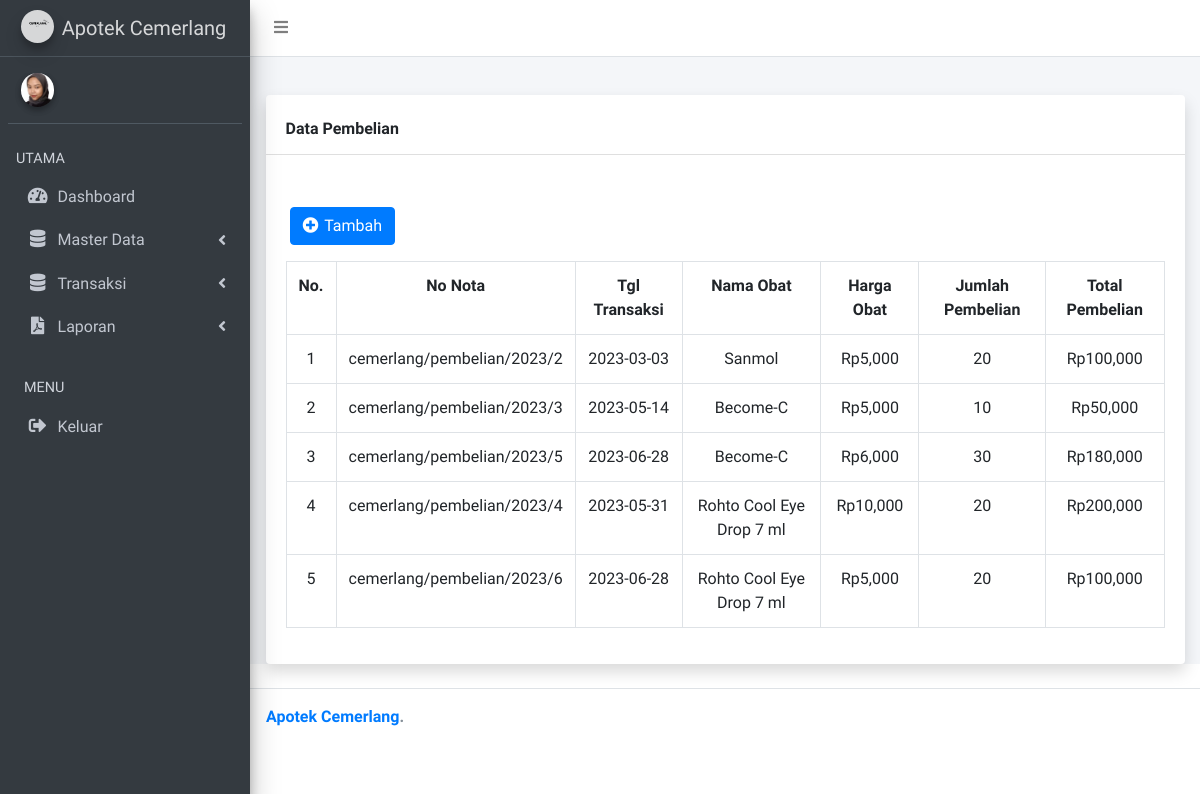
Page /index.php/pembelian on the earlier database version.
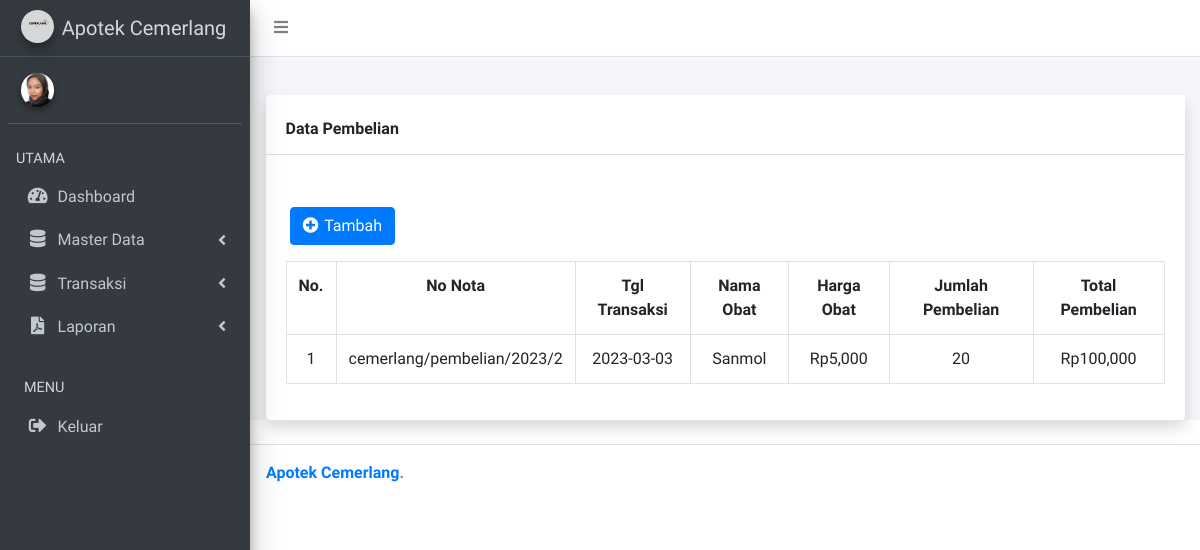
Same page on the later database version.
### tables this page shows
CREATE TABLE `purchase` (
  `id` int(11) NOT NULL,
  `nota_num` varchar(100) NOT NULL,
  `id_drug` varchar(64) NOT NULL,
  `qty` int(11) NOT NULL,
  `date` date NOT NULL,
  `total` decimal(19,0) NOT NULL,
  `harga_pembelian` int(11) NOT NULL
);

CREATE TABLE `drugs` (
  `id` int(11) NOT NULL,
  `kode_obat` varchar(12) NOT NULL,
  `name` varchar(64) NOT NULL,
  `id_unit` varchar(11) NOT NULL,
  `stock` int(11) NOT NULL
);

### application/controllers/pembelian.php (called while the page is built, shortened)
<?php
class pembelian extends CI_Controller
{
    public function __construct()
    {
        $this->load->model('pembelianModel');
        $this->load->model('obatModel');
        $this->load->model('jurnalModel');
    }
    public function index()
    {
        $data['title'] = 'Admin | Pembelian';
        $data['data'] = $this->pembelianModel->index();
        $data['no_nota'] = $this->pembelianModel->no_nota();
        $data['obat'] = $this->obatModel->index();
        $this->load->view('module/header', $data);
        $this->load->view('purchase/index', $data);
        $this->load->view('module/footer');
    }
}

### index.php (called while the page is built, shortened)
<?php
require_once BASEPATH.'core/CodeIgniter.php';

### application/models/pembelianModel.php (called while the page is built, shortened)
<?php
class pembelianModel extends CI_Model
{
    public function index()
    {
        return $this->db->query('select purchase.id,nota_num,date,d.name,harga_pembelian,qty,total from purchase
                                join drugs d on d.id = purchase.id_drug')->result();
    }
    public function no_nota()
    {
        return $this->db
            ->query('select nota_num from purchase where id = (SELECT max(id) FROM apotek.purchase)')
            ->result();
    }
}

### application/models/obatModel.php (called while the page is built, shortened)
<?php
class obatModel extends CI_Model{
    public function index(){
        return $this->db->query('select drugs.id as id_obat,units.name as satuan,drugs.name,kode_obat,stock from drugs join units on drugs.id_unit = units.id')->result();
    }
}

### application/views/purchase/index.php (the view, shortened to what this page needs)
<div class="content-wrapper">
    <section class="content-header">
    </section>
    <section class="content">
        <div class="container">
            <div class="card shadow mb-4">
                <div class="card-header py-3 mt-2">
                    <h6 class="m-0 font-weight-bold ">Data Pembelian</h6>
                </div>
                <form action="{{ url('COA') }}" method="get">
                </form>
                <div class="card-body">
                    <a href="<?= base_url('pembelian/create') ?>" class="btn btn-primary ml-1 mt-3 mb-3" id="tambah"> <i class="fas fa-plus-circle me-1  " style="letter-spacing: 2px"></i> Tambah </a>
                    <div class="table-responsive">
                        <table class="table table-bordered" id="dataTable" width="100%" cellspacing="0">
                            <tr class="text-center">
                                <th>No.</th>
                                <th>No Nota</th>
                                <th>Tgl Transaksi</th>
                                <th>Nama Obat</th>
                                <th>Harga Obat</th>
                                <th>Jumlah Pembelian</th>
                                <th>Total Pembelian</th>
                            </tr>
                            <?php
                            $no = 1;
                            ?>
                            <?php foreach ($data as $d) : ?>
                                <tr class="text-center">
                                    <td><?= $no ?></td>
                                    <td> <?= $d->nota_num ?> </td>
                                    <td> <?= $d->date ?> </td>
                                    <td> <?= $d->name ?> </td>
                                    <td><?= 'Rp' . number_format($d->harga_pembelian) ?></td>
                                    <td> <?= $d->qty ?> </td>
                                    <td><?= 'Rp' . number_format($d->total) ?></td>
                                </tr>
                                <?php
                                $no++;
                                ?>
                            <?php endforeach; ?>
                        </table>
                    </div>
                </div>
            </div>
        </div>
    </section>
</div>

Differences in the rows shown:
removed purchase: nota_num "cemerlang/pembelian/2023/3", date "2023-05-14", drugs.name "Become-C", harga_pembelian "5,000", qty "10", total "50,000"
removed purchase: nota_num "cemerlang/pembelian/2023/5", date "2023-06-28", drugs.name "Become-C", harga_pembelian "6,000", qty "30", total "180,000"
removed purchase: nota_num "cemerlang/pembelian/2023/4", date "2023-05-31", drugs.name "Rohto Cool Eye Drop 7 ml", harga_pembelian "10,000", qty "20", total "200,000"
removed purchase: nota_num "cemerlang/pembelian/2023/6", date "2023-06-28", drugs.name "Rohto Cool Eye Drop 7 ml", harga_pembelian "5,000", qty "20", total "100,000"
